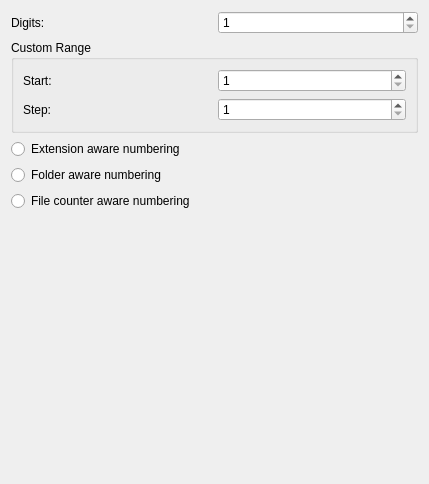
<?xml version="1.0" encoding="UTF-8"?>
<ui version="4.0">
 <class>SequenceNumberOptionDialogWidget</class>
 <widget class="QWidget" name="SequenceNumberOptionDialogWidget">
  <property name="geometry">
   <rect>
    <x>0</x>
    <y>0</y>
    <width>429</width>
    <height>484</height>
   </rect>
  </property>
  <layout class="QVBoxLayout" name="verticalLayout_2">
   <item>
    <layout class="QHBoxLayout" name="horizontalLayout_3">
     <item>
      <widget class="QLabel" name="label">
       <property name="text">
        <string comment="Number of digits ">Digits:</string>
       </property>
      </widget>
     </item>
     <item>
      <widget class="QSpinBox" name="digits">
       <property name="minimum">
        <number>1</number>
       </property>
       <property name="maximum">
        <number>100</number>
       </property>
       <property name="value">
        <number>1</number>
       </property>
      </widget>
     </item>
    </layout>
   </item>
   <item>
    <widget class="QGroupBox" name="groupBox">
     <property name="title">
      <string>Custom Range</string>
     </property>
     <layout class="QVBoxLayout" name="verticalLayout">
      <item>
       <layout class="QHBoxLayout" name="horizontalLayout">
        <item>
         <widget class="QLabel" name="label_2">
          <property name="text">
           <string comment="Start index for custom range">Start:</string>
          </property>
         </widget>
        </item>
        <item>
         <widget class="QSpinBox" name="start">
          <property name="minimum">
           <number>1</number>
          </property>
          <property name="maximum">
           <number>10000</number>
          </property>
          <property name="value">
           <number>1</number>
          </property>
         </widget>
        </item>
       </layout>
      </item>
      <item>
       <layout class="QHBoxLayout" name="horizontalLayout_2">
        <item>
         <widget class="QLabel" name="label_3">
          <property name="text">
           <string comment="stepping for custom range">Step:</string>
          </property>
         </widget>
        </item>
        <item>
         <widget class="QSpinBox" name="step">
          <property name="minimum">
           <number>1</number>
          </property>
          <property name="maximum">
           <number>1000</number>
          </property>
          <property name="value">
           <number>1</number>
          </property>
         </widget>
        </item>
       </layout>
      </item>
     </layout>
    </widget>
   </item>
   <item>
    <widget class="QRadioButton" name="extensionAware">
     <property name="text">
      <string>Extension aware numbering</string>
     </property>
    </widget>
   </item>
   <item>
    <widget class="QRadioButton" name="folderAware">
     <property name="text">
      <string>Folder aware numbering</string>
     </property>
    </widget>
   </item>
   <item>
    <widget class="QRadioButton" name="counterAware">
     <property name="text">
      <string>File counter aware numbering</string>
     </property>
    </widget>
   </item>
   <item>
    <spacer name="verticalSpacer">
     <property name="orientation">
      <enum>Qt::Vertical</enum>
     </property>
     <property name="sizeHint" stdset="0">
      <size>
       <width>20</width>
       <height>0</height>
      </size>
     </property>
    </spacer>
   </item>
  </layout>
 </widget>
 <resources/>
 <connections/>
</ui>
